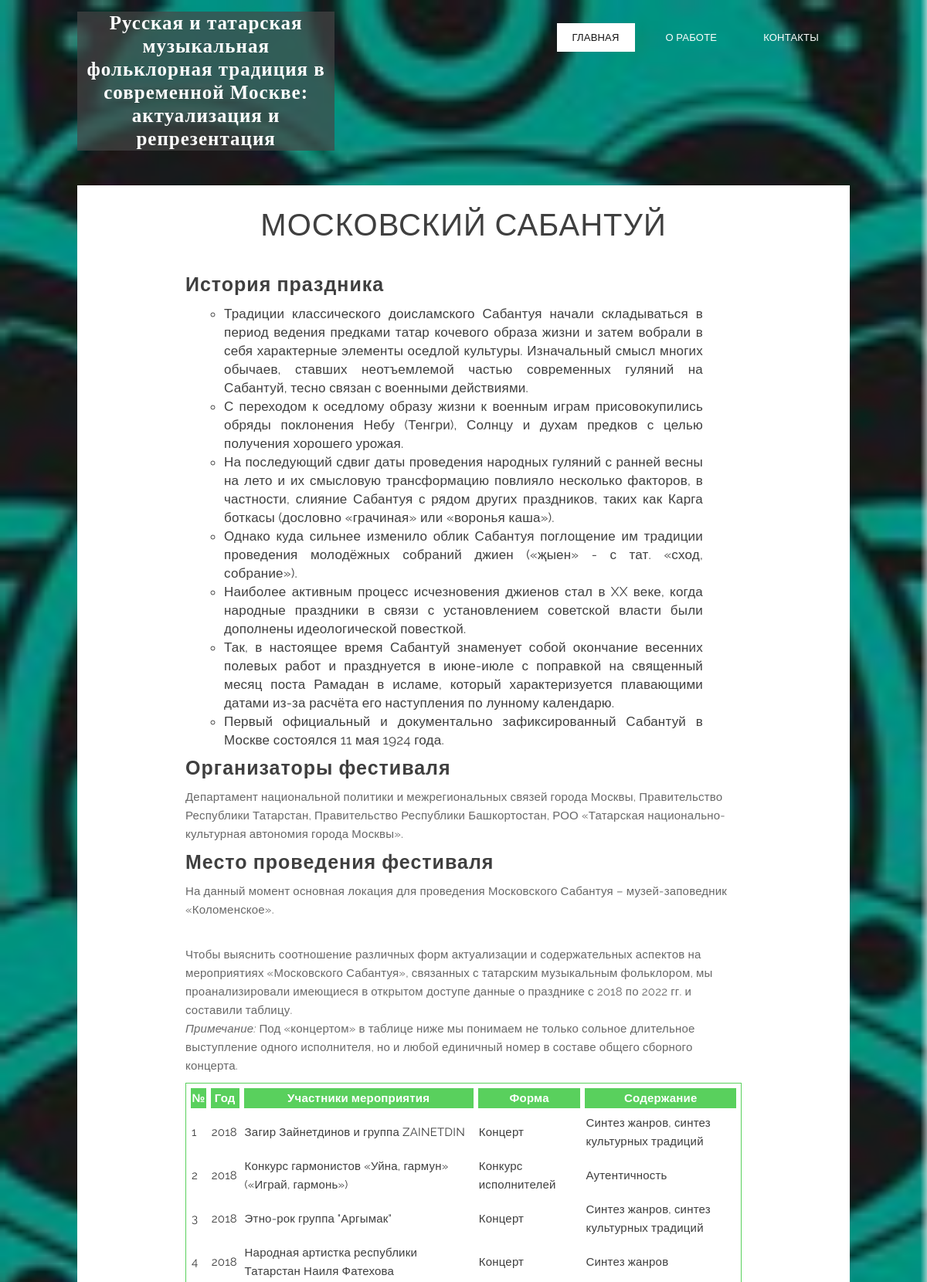
Screenshot of /sabantuy/ (upper part) with the database file from the repository.
### app.py (models this page shows)
class Sabantuy(db.Model):
    __tablename__ = 'moscow_sabantuy'
    id = Column(Integer(), primary_key=True)
    year = Column(Integer(), nullable=False)
    participants = Column(String(65535), nullable=False)
    form = Column(String(65535), nullable=False)
    contents = Column(String(65535), nullable=False)

### app.py (the view)
@app.route('/sabantuy/')
def saba():
    return render_template('4.html', db=db, Sabantuy=Sabantuy)

### templates/4.html (shortened to what this page needs)
<!DOCTYPE html>
<html lang="en">
<head>
  <link rel="stylesheet" href="{{url_for('static', filename='zerogrid.css')}}">
	<link rel="stylesheet" href="{{url_for('static', filename='style.css')}}">
	<link rel="stylesheet" href="{{url_for('static', filename='font-awesome.min.css')}}">
   <link rel="stylesheet" href="{{url_for('static', filename='menu.css')}}">
</head>
<body class="home-page">
	<div class="wrap-body">
		<header class="main-header">
			<div class="zerogrid">
				<div class="row">
					<div class="col-1-3">
						<a class="site-branding" href="{{url_for('hi_page')}}">
							<h1 id="site-header">Русская и татарская музыкальная фольклорная традиция в современной Москве: актуализация и репрезентация</h1>
						</a>
					</div>
					<div class="col-2-3">
						<div id='cssmenu' class="align-right">
							<ul>
							   <li class="active"><a href="{{url_for('hi_page')}}"><span>Главная</span></a></li>
							   <li><a href="{{url_for('about')}}"><span>О работе</span></a></li>
							   <li class='last'><a href='#footer'><span>Контакты</span></a></li>
							</ul>
						</div>
					</div>
				</div>
			</div>
		</header>
		<section id="container" class="zerogrid">
			<div class="wrap-container">
				<article class="single-post">
					<div class="row wrap-post">
						<div class="entry-header">
							<h1 class="entry-title">Московский Сабантуй</h1>
						</div>
						<div class="entry-content">
						    <h2>История праздника</h2>
							<ol>
							    <li>Традиции классического доисламского Сабантуя начали складываться в период ведения предками татар кочевого образа жизни и затем вобрали в себя характерные элементы оседлой культуры. Изначальный смысл многих обычаев, ставших неотъемлемой частью современных гуляний на Сабантуй, тесно связан с военными действиями.</li>
							    <li>С переходом к оседлому образу жизни к военным играм присовокупились обряды поклонения Небу (Тенгри), Солнцу и духам предков с целью получения хорошего урожая.</li>
							    <li>На последующий сдвиг даты проведения народных гуляний с ранней весны на лето и их смысловую трансформацию повлияло несколько факторов, в частности, слияние Сабантуя с рядом других праздников, таких как Карга боткасы (дословно «грачиная» или «воронья каша»).</li>
							    <li>Однако куда сильнее изменило облик Сабантуя поглощение им традиции проведения молодёжных собраний джиен («җыен» - с тат. «сход, собрание»).</li>
							    <li>Наиболее активным процесс исчезновения джиенов стал в XX веке, когда народные праздники в связи с установлением советской власти были дополнены идеологической повесткой.</li>
							    <li>Так, в настоящее время Сабантуй знаменует собой окончание весенних полевых работ и празднуется в июне-июле с поправкой на священный месяц поста Рамадан в исламе, который характеризуется плавающими датами из-за расчёта его наступления по лунному календарю.</li>
							    <li>Первый официальный и документально зафиксированный Сабантуй в Москве состоялся 11 мая 1924 года.</li>
							</ol>
							<h2>Организаторы фестиваля</h2>
							<p>Департамент национальной политики и межрегиональных связей города Москвы, Правительство Республики Татарстан, Правительство Республики Башкортостан, РОО «Татарская национально-культурная автономия города Москвы».</p>
							<h2>Место проведения фестиваля</h2>
							<p>На данный момент основная локация для проведения Московского Сабантуя – музей-заповедник «Коломенское».</p>
							<p><br>Чтобы выяснить соотношение различных форм актуализации и содержательных аспектов на мероприятиях «Московского Сабантуя», связанных с татарским музыкальным фольклором, мы проанализировали имеющиеся в открытом доступе данные о празднике с 2018 по 2022 гг. и составили таблицу. <br><i>Примечание:</i> Под «концертом» в таблице ниже мы понимаем не только сольное длительное выступление одного исполнителя, но и любой единичный номер в составе общего сборного концерта.</p>
									<div class="table-responsive">
										<table class="table-head-bg-success">
											<thead>
												<tr>
													<th scope="col"><center>№</center></th>
													<th scope="col"><center>Год</center></th>
													<th scope="col"><center>Участники мероприятия</center></th>
													<th scope="col"><center>Форма</center></th>
													<th scope="col"><center>Содержание</center></th>
												</tr>
											</thead>
											<tbody>
												{% for i in range(1, db.session.query(Sabantuy.id).count()+1) %}
												<tr>
													<td>{{db.session.query(Sabantuy.id).filter(Sabantuy.id == i).all()[0][0]}}</td>
													<td>{{db.session.query(Sabantuy.year).filter(Sabantuy.id == i).all()[0][0]}}</td>
													<td>{{db.session.query(Sabantuy.participants).filter(Sabantuy.id == i).all()[0][0]}}</td>
													<td>{{db.session.query(Sabantuy.form).filter(Sabantuy.id == i).all()[0][0]}}</td>
													<td>{{db.session.query(Sabantuy.contents).filter(Sabantuy.id == i).all()[0][0]}}</td>
												</tr>
												{% endfor %}
											</tbody>
										</table>
										</div>
							<link rel="stylesheet" href="{{url_for('send_css', path='font-awesome.css')}}">
							<link rel="stylesheet" href="{{url_for('send_css', path='font-awesome.min.css')}}">
						</div>
					</div>
				</article>
			</div>
		</section>
						<link rel="stylesheet" href="{{url_for('send_css', path='font-awesome.css')}}">
						<link rel="stylesheet" href="{{url_for('send_css', path='font-awesome.min.css')}}">
			</div>
</body>
</html>

### static/zerogrid.css (style rules this page uses)
.zerogrid { width: 1000px; position: relative; margin: 0 auto; padding: 0px; }
.zerogrid:after { content: "\0020"; display: block; height: 0; clear: both; visibility: hidden; }
.zerogrid .row:before,.row:after { content: '\0020'; display: block; overflow: hidden; visibility: hidden; width: 0; height: 0; }
.zerogrid .row:after { clear: both; }
.zerogrid .row { zoom: 1; }
.zerogrid .col-1-2, .zerogrid .col-1-3, .zerogrid .col-2-3, .zerogrid .col-1-4, .zerogrid .col-2-4, .zerogrid .col-3-4, .zerogrid .col-1-5, .zerogrid .col-2-5, .zerogrid .col-3-5, .zerogrid .col-4-5, .zerogrid .col-1-6, .zerogrid .col-2-6, .zerogrid .col-3-6, .zerogrid .col-4-6, .zerogrid .col-5-6 { float:left; display: inline-block; }
.zerogrid .col-1-3,.zerogrid .col-1-3-fixed { width:33.33%; }
.zerogrid .col-2-3,.zerogrid .col-2-3-fixed { width:66.66%; }

### static/style.css (style rules this page uses)
a,abbr,acronym,address,applet,article,aside,audio,b,blockquote,big,body,center,canvas,caption,cite,code,command,datalist,dd,del,details,dfn,dl,div,dt,em,embed,fieldset,figcaption,figure,font,footer,form,h1,h2,h3,h4,h5,h6,header,hgroup,html,img,ins,kbd,keygen,label,legend,li,meter,nav,object,ol,output,p,pre,progress,q,s,samp,section,small,span,source,strike,strong,sub,sup,tt,u,ul,var { background:transparent;border:0 none;font-size:100%;margin:0;padding:0;border:0;outline:0;vertical-align:top; }
ol, ul { list-style:none; }
article, aside, audio, canvas, command, datalist, details, embed, figcaption, figure, footer, header, hgroup, keygen, meter, nav, output, progress, section, source, video { display:block; }
* { -webkit-box-sizing: border-box; -moz-box-sizing: border-box; box-sizing: border-box; }
html { -webkit-text-size-adjust: none; }
a { color: #888;text-decoration: none;-webkit-transition: all .2s ease-in-out;-moz-transition: all .2s ease-in-out;transition: all .2s ease-in-out; }
h1, h2 { font-size: 25px;line-height: 30px; }
h1,h2,h3,h4,h5,h6 { letter-spacing: 1px;line-height: 1.2;font-family: 'Roboto', sans-serif; }
p { margin: 10px 0; }
.post:after, .post:before, article:after, article:before, section:after, section:before { clear: both; content: '\0020'; display: block; visibility: hidden; width: 0; height: 0; }
html, body { width:100%; padding:0; margin:0; }
body { font: 14px/25px Arial, Helvetica, sans-serif;font-family: 'Raleway', sans-serif;background: #fff;color: #666;font-size: 15px;line-height: 1.6em;letter-spacing: .2px; }
body .wrap-body { background-image: url('bg3.jpg');background-position: center center;background-repeat: no-repeat;background-attachment: fixed;background-size: cover; position: relative; }
header { padding: 15px 0px; }
a.site-branding { text-align: center;color: #888;height: auto;padding: 0;display: inline-block; }
#container .wrap-container { background: #fff; }
.single-post .wrap-post, .comments-are, .contact-form { padding:30px; position: relative;; }
article.single-post { border-bottom: none; padding-bottom: 0; }
article.single-post .wrap-post, .comments-are { padding:30px 20px; position: relative;margin-top: 30px; }
article { background: #ffffff; color: #3F3F3F; margin: 0; }
article:last-child { border-bottom: none; }
article:after, article:before { clear: both; content: '\0020'; display: block; visibility: hidden; width: 0; height: 0; }
article .entry-header { margin-bottom: 10px; }
article.single-post .entry-header { margin-bottom: 10px;text-align: center; }
article.single-post .entry-header h1.entry-title { font-size: 40px;line-height: 30px;font-weight: 300;margin: 0;text-transform: uppercase;margin-bottom: 0;line-height: 1.1 }
article .entry-content { text-align: left; }
article.single-post .entry-content { padding: 30px 120px; }
article .entry-content p { color: #686868; }
article .entry-content ol { float: left;text-align: justify;margin: 10px 50px;list-style-type: circle;font-size: 17px; }
#site-header { color: #FFFFFF; border: 1px; background-color: rgba(70, 70, 70, 0.7); font-family: "Merriweather"; }
.table-head-bg-success { border: 1px solid #59d05d !important; border-spacing: 6px; }
.table-head-bg-success thead th { background: #59d05d !important; color: #ffffff !important; border: 1px !important; border-spacing: 1px; }
.table-responsive { display: block; width: 100%; overflow-x: auto; -webkit-overflow-scrolling: touch; -ms-overflow-style: -ms-autohiding-scrollbar; }

### rows the page displays
Sabantuy: session.query "2018", session.query "Загир Зайнетдинов и группа ZAINETDIN", session.query "Концерт", session.query "Синтез жанров, синтез культурных традиций"
Sabantuy: session.query "2018", session.query "Конкурс гармонистов «Уйна, гармун» («Играй, гармонь»)", session.query "Конкурс исполнителей", session.query "Аутентичность"
Sabantuy: session.query "2018", session.query "Этно-рок группа \"Аргымак\"", session.query "Концерт", session.query "Синтез жанров, синтез культурных традиций"
Sabantuy: session.query "2018", session.query "Народная артистка республики Татарстан Наиля Фатехова", session.query "Концерт", session.query "Синтез жанров"

### other values shown
{{ db.session.query(Sabantuy.id).filter(Sabantuy.id == i).all()[0][0] }} "1" "2" "3" "4"
